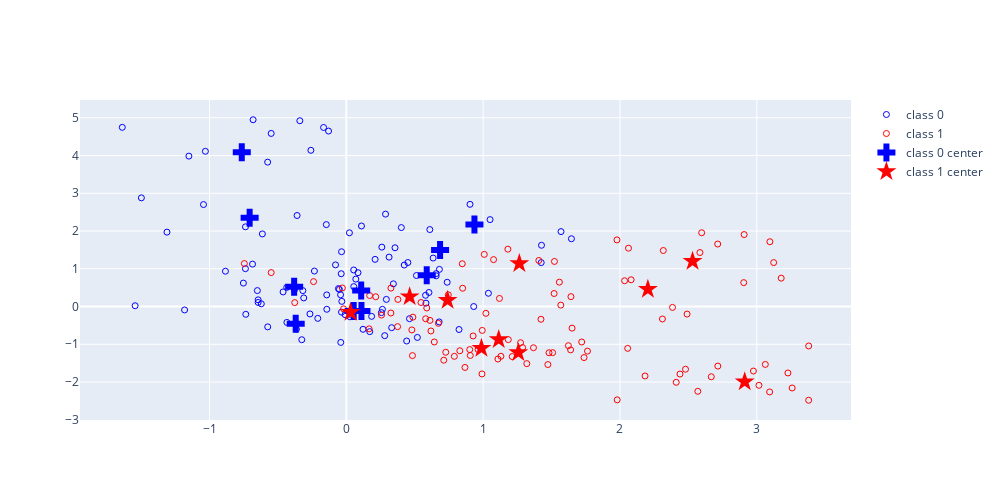

Notebook source saved alongside this figure:
### Code cell
J = 10
K = 2
m0 = np.array([0,1])
m1 = np.array([1,0])
# Step 1: Generate 20 centers
np.random.seed(722)
mu_k0 = np.random.normal(size=(J,K)) + np.tile(m0, (J, 1))
mu_k1 = np.random.normal(size=(J,K)) + np.tile(m1, (J, 1))

# Step 2:  Given the 20 centers, generate a training sample of size 200 (100 from each class) and a test sample of size 10,000 (5,000 from each class).
s = np.sqrt(1/5)
n_training = 100
training_set_id0 = np.random.randint(0, J, size=n_training)
training_set_id1 = np.random.randint(0, J, size=n_training)
X_training = np.random.normal(size=(2 * n_training, K)) * s + np.vstack((mu_k0[training_set_id0], mu_k1[training_set_id1]))
Y_training = np.array([0]*n_training  + [1]*n_training)


n_testing = 5000
testing_set_id0 = np.random.randint(0, J, size=n_testing)
testing_set_id1 = np.random.randint(0, J, size=n_testing)
X_testing = np.random.normal(size=(2 * n_testing, K)) * s + np.vstack((mu_k0[testing_set_id0], mu_k1[testing_set_id1]))
Y_testing = np.array([0]*n_testing  + [1]*n_testing)

# Step 3: Produce a scatter plot of training data
fig = go.Figure()
fig.update_layout(width=1000,height=500)

fig.add_trace(go.Scatter(x=X_training[:n_training, 0], y= X_training[:n_training, 1],
                    mode='markers',
                    marker_symbol='circle-open',
                    name='class 0',
                    marker_color="blue"))

fig.add_trace(go.Scatter(x=X_training[n_training:, 0], y= X_training[n_training:, 1],
                    mode='markers',
                    marker_symbol='circle-open',
                    name='class 1',
                    marker_color="red"))

fig.add_trace(go.Scatter(x=mu_k0[:,0], y=mu_k0[:,1],
                    mode='markers',
                    name= 'class 0 center',
                    marker_symbol='cross',
                    marker_size =15,
                    marker_color="blue"))

fig.add_trace(go.Scatter(x=mu_k1[:,0], y=mu_k1[:,1],
                    mode='markers',
                    name= 'class 1 center',
                    marker_symbol='star',
                    marker_size =15,
                    marker_color="red"))
